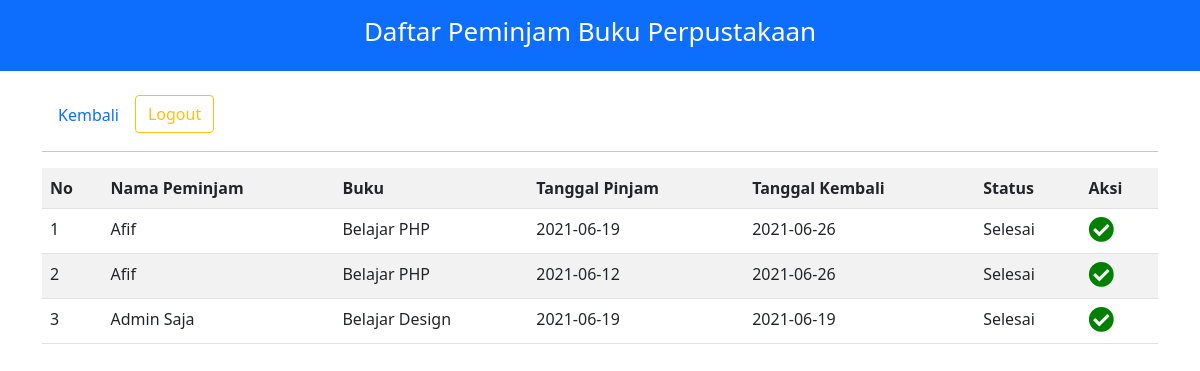
/admin/peminjam/peminjam.php, run on the app's committed database.
### tables this page shows
CREATE TABLE `tb_pinjam` (
  `id` int(11) NOT NULL,
  `id_user` int(11) NOT NULL,
  `id_buku` int(11) NOT NULL,
  `tgl_pinjam` date DEFAULT NULL,
  `tgl_kembali` date NOT NULL,
  `id_status` int(20) NOT NULL
);

CREATE TABLE `tb_user` (
  `id` int(11) NOT NULL,
  `username` varchar(20) NOT NULL,
  `email` varchar(20) NOT NULL,
  `password` varchar(20) NOT NULL,
  `otoritas` enum('MEMBER','ADMIN') NOT NULL,
  `nama_lengkap` varchar(50) NOT NULL,
  `alamat` text NOT NULL,
  `telepon` varchar(50) NOT NULL
);

CREATE TABLE `tb_buku` (
  `id` int(11) NOT NULL,
  `judul` varchar(20) NOT NULL,
  `pengarang` varchar(20) NOT NULL,
  `tahun_terbit` int(4) NOT NULL,
  `penerbit` varchar(20) NOT NULL,
  `kategori` int(20) NOT NULL,
  `status` int(20) NOT NULL
);

CREATE TABLE `tb_status` (
  `id` int(11) NOT NULL,
  `status` varchar(20) NOT NULL
);

### admin/peminjam/peminjam.php (the view, shortened to what this page needs)
<!DOCTYPE html>
<html lang="en">
<head>
    <link rel="stylesheet" href="../../styles/css/all.css">
    <link rel="stylesheet" href="../../styles/bootstrap.min.css">
    <link rel="stylesheet" href="../../styles/styles.css">
</head>
<body>
<div class="container-fluid bg-primary text-white p-3 text-center d-flex  justify-content-center fixed-top main-book">
        <div class="title"><h1>Daftar Peminjam Buku Perpustakaan</h1></div>
    </div>
    <div class="container main-book">
        <ul class="nav nav-pills mt-4">
        <li class="nav-item">
            <a class="nav-link" href="../index.php">Kembali</a>
        </li>
        <li class="nav-item">
            <form action="../../auth/logout.php" method="post">
            <button class="btn btn-outline-warning">Logout</button>
            </form>
        </li>
        </ul>
        <hr>
    </div>
    <div class="container table-responsive ">
   <table class="table table-striped">
    <tr>
        <th>No</th>
        <th>Nama Peminjam</th>
        <th>Buku</th>
        <th>Tanggal Pinjam</th>
        <th>Tanggal Kembali</th>
        <th>Status</th>
        <th>Aksi</th>
    </tr>
    <?php
        include "../../config/connection.php";
        $result = mysqli_query($connect, "SELECT tb_pinjam.id, tb_user.nama_lengkap, tb_buku.judul, tgl_pinjam, tgl_kembali, tb_status.status FROM (((tb_pinjam INNER JOIN tb_user ON tb_pinjam.id_user = tb_user.id) INNER JOIN tb_buku ON tb_pinjam.id_buku = tb_buku.id ) INNER JOIN tb_status ON tb_pinjam.id_status = tb_status.id)");
        $rowNumber = 1;
        while($row = mysqli_fetch_array($result)) {
            ?>
            <tr>
            <td><?php echo $rowNumber++ ?></td>
            <td><?php echo $row['nama_lengkap'] ?></td>
            <td><?php echo $row['judul'] ?></td>
            <td><?php echo $row['tgl_pinjam'] ?></td>
            <td><?php echo $row['tgl_kembali'] ?></td>
            <td><?php echo $row['status'] ?></td>
            <td>
                <a href="kembalikan-buku.php?id=<?php echo $row['id']; ?>"><i class="fas fa-check-circle" style="font-size:1.6em; color: green"></i></a>
            </td>
            </tr>
            <?php
        }
        ?>
   </table>
    </div>
</body>
</html>

### styles/css/all.css (style rules this page uses)
.fa, .fas, .far, .fal, .fad, .fab { -moz-osx-font-smoothing: grayscale; -webkit-font-smoothing: antialiased; display: inline-block; font-style: normal; font-variant: normal; text-rendering: auto; line-height: 1; }
.fa-check-circle:before { content: "\f058"; }

### styles/styles.css (style rules this page uses)
.title h1 { padding-right: 20px; font-size: 26px !important; }
.title { display: flex; flex-wrap: wrap; flex-direction: column; align-content: center; justify-content: center; }
.main-book { position: relative; }

### data on the page
tb_pinjam: id_user.nama_lengkap "Afif", id_buku.judul "Belajar PHP", tgl_pinjam "2021-06-19", tgl_kembali "2021-06-26", id_status.status "Selesai"
tb_pinjam: id_user.nama_lengkap "Afif", id_buku.judul "Belajar PHP", tgl_pinjam "2021-06-12", tgl_kembali "2021-06-26", id_status.status "Selesai"
tb_pinjam: id_user.nama_lengkap "Admin Saja", id_buku.judul "Belajar Design", tgl_pinjam "2021-06-19", tgl_kembali "2021-06-19", id_status.status "Selesai"
